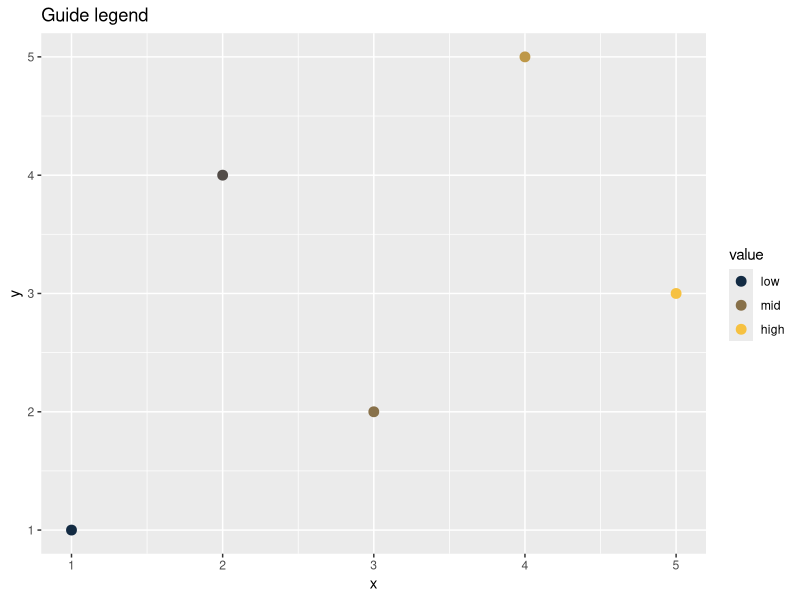
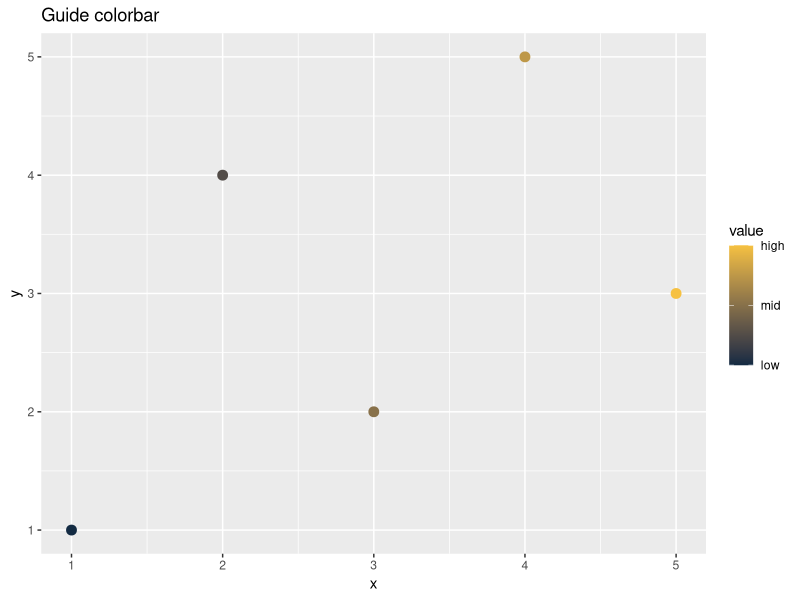

Reproduce these figures in R, in order.
library(ggplot2)

df <- data.frame(
  x = 1:5,
  y = c(1, 4, 2, 5, 3),
  value = c(0, 2.5, 5, 7.5, 10)
)

legend_plot <- ggplot(df, aes(x, y, colour = value)) +
  geom_point(size = 3) +
  scale_colour_gradient(
    low = "#132B43",
    high = "#F6C141",
    breaks = c(0, 5, 10),
    labels = c("low", "mid", "high")
  ) +
  guides(colour = guide_legend()) +
  labs(title = "Guide legend")

colorbar_plot <- ggplot(df, aes(x, y, colour = value)) +
  geom_point(size = 3) +
  scale_colour_gradient(
    low = "#132B43",
    high = "#F6C141",
    breaks = c(0, 5, 10),
    labels = c("low", "mid", "high")
  ) +
  guides(colour = guide_colourbar()) +
  labs(title = "Guide colorbar")

ggsave("guide_legend.svg", plot = legend_plot, width = 4, height = 3)
ggsave("guide_colorbar.svg", plot = colorbar_plot, width = 4, height = 3)
